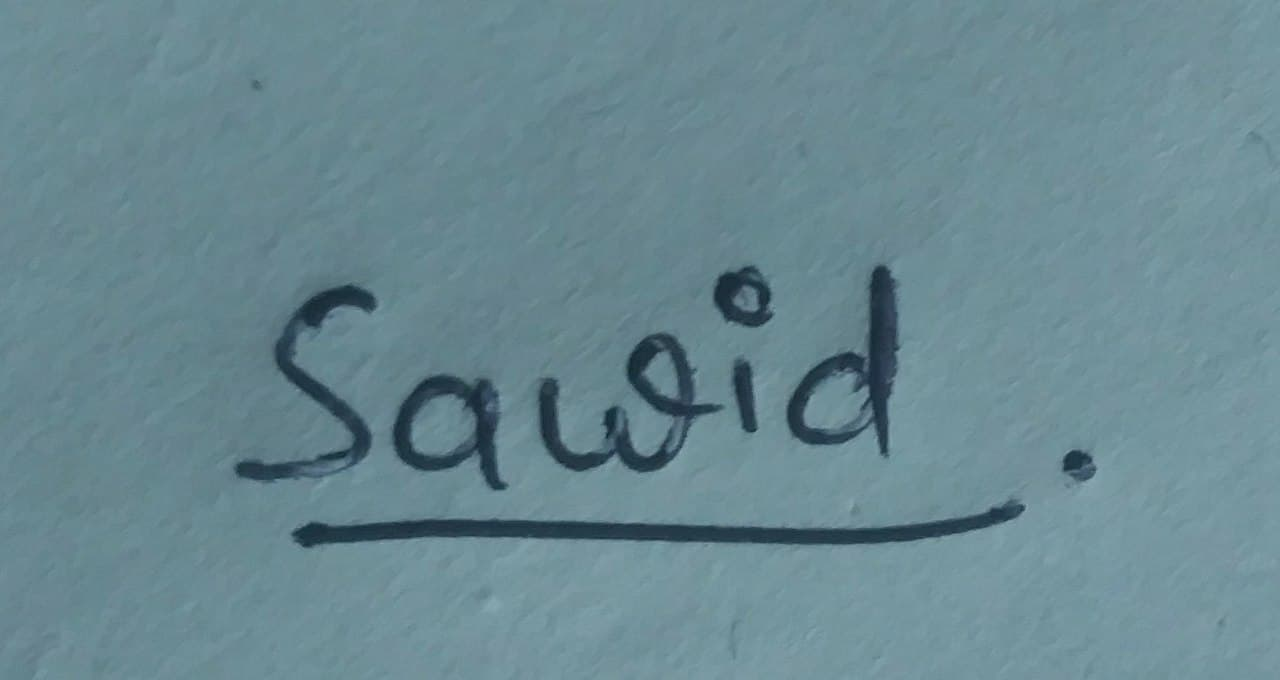
#> input picture 2.jpg, 1280 x 680 px
$ jupyter execute 'Signature  Transparent Background.ipynb'
#> lines starting #> are read from the running program, lines starting #| are printed output that depends on the picture; after the words box and inside, x2 and y2 are one past the last pixel; in counts of white or black regions, pixels touching at a corner belong together
[cell 1]
import cv2
from PIL import Image

img = cv2.imread('2.jpg', cv2.IMREAD_GRAYSCALE)
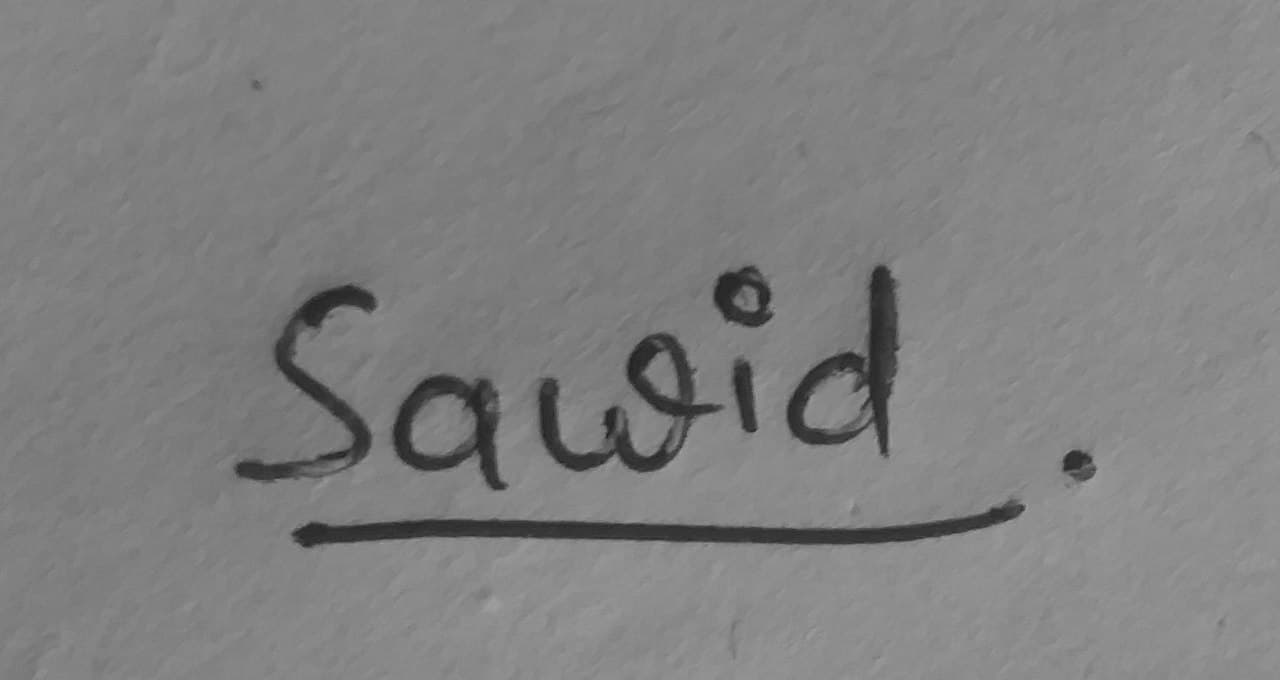
#> img: shape (680, 1280); min 30, max 160, mean 127.8

# define a threshold
thresh = 110

# threshold the image
img = cv2.threshold(img, thresh, 255, cv2.THRESH_BINARY)[1]
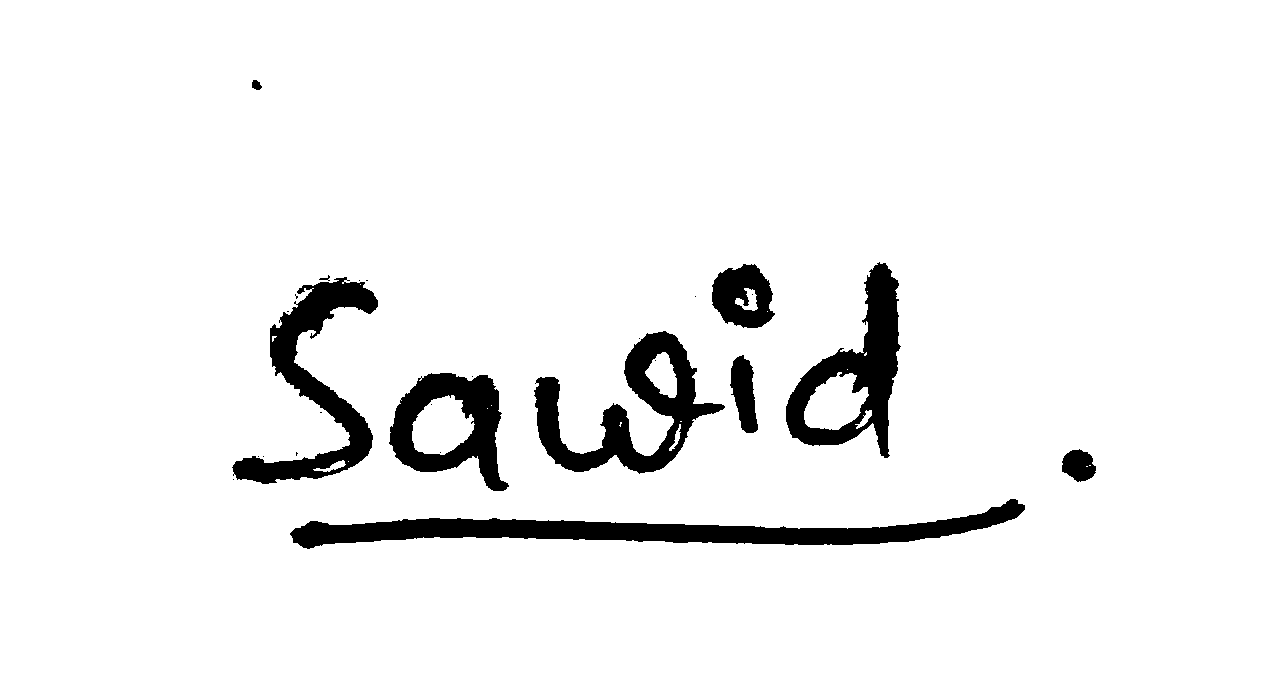
#> img: shape (680, 1280); 94.1% white; 26 black regions (16 under 20 px), largest, box (x1, y1, x2, y2) and area: (290, 499, 1025, 549) 12978, (534, 331, 725, 474) 9225, (232, 277, 378, 484) 8813

#convert nparray data
img = Image.fromarray(img)
img = img.convert("RGBA")
#> img: PIL image 1280x680 RGBA

pixdata = img.load()

width, height = img.size
#> width = 1280; height = 680
for y in range(height):
    for x in range(width):
        if pixdata[x, y] == (255, 255, 255, 255):   #transparent
            pixdata[x, y] = (255, 255, 255, 0)

img.save("img2.png", "PNG")

$ run again, with 3.jpg copied over 2.jpg
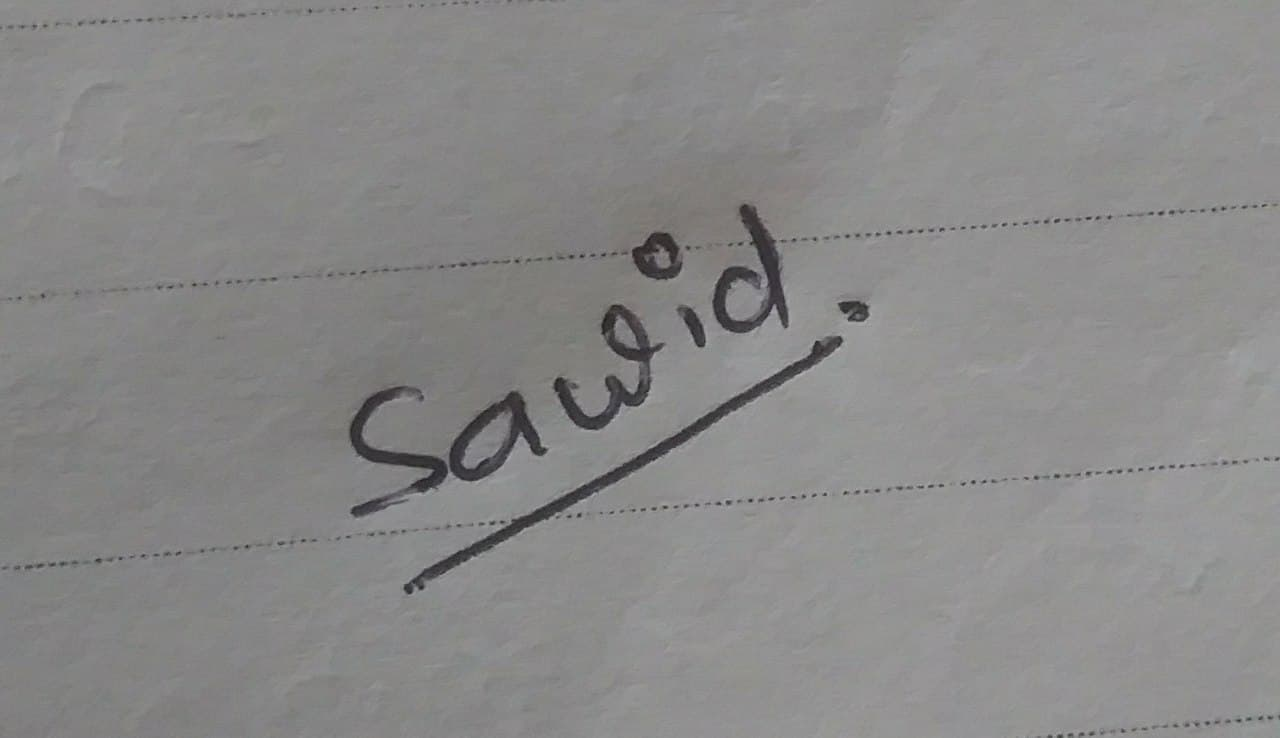
#> input picture 3.jpg, 1280 x 738 px
#> `img = cv2.threshold(img, thresh, 255, cv2.THRESH_BINARY)[1]`:
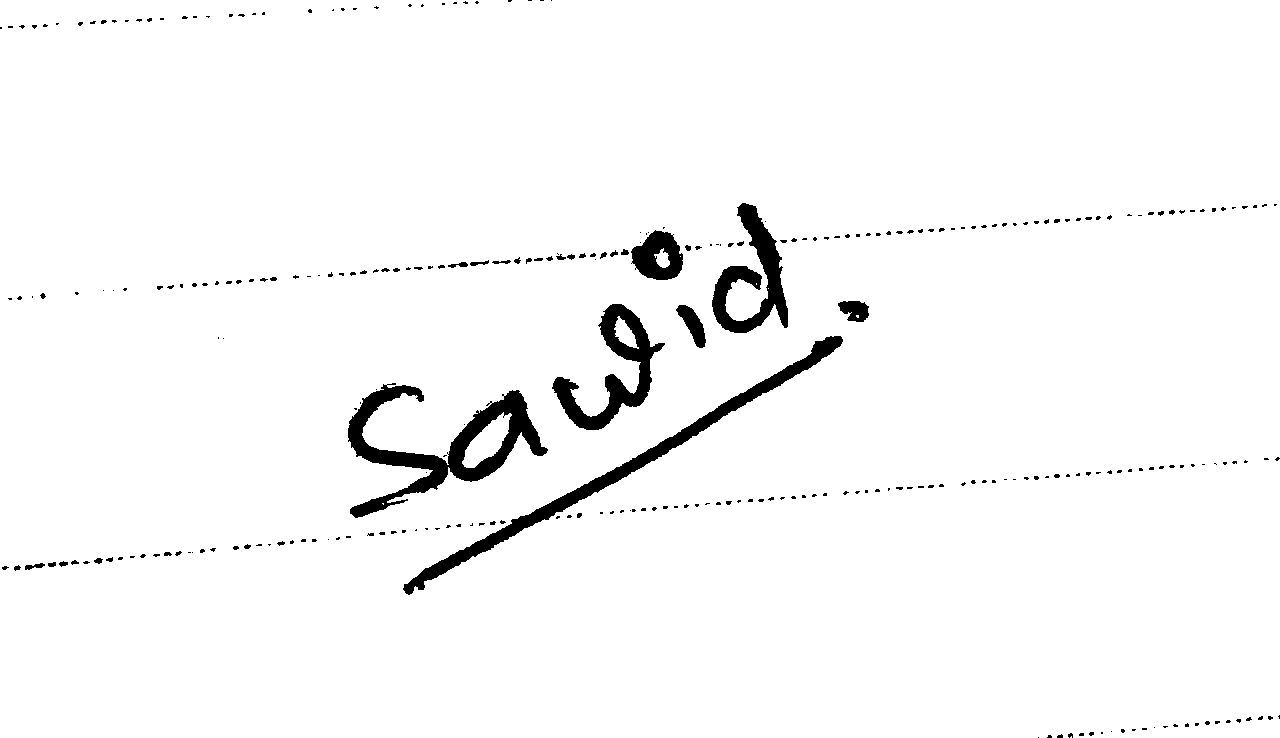
#> img: shape (738, 1280); 97.1% white; 293 black regions (250 under 20 px), largest, box (x1, y1, x2, y2) and area: (348, 383, 548, 518) 7296, (403, 336, 843, 595) 6082, (552, 304, 665, 430) 4195
